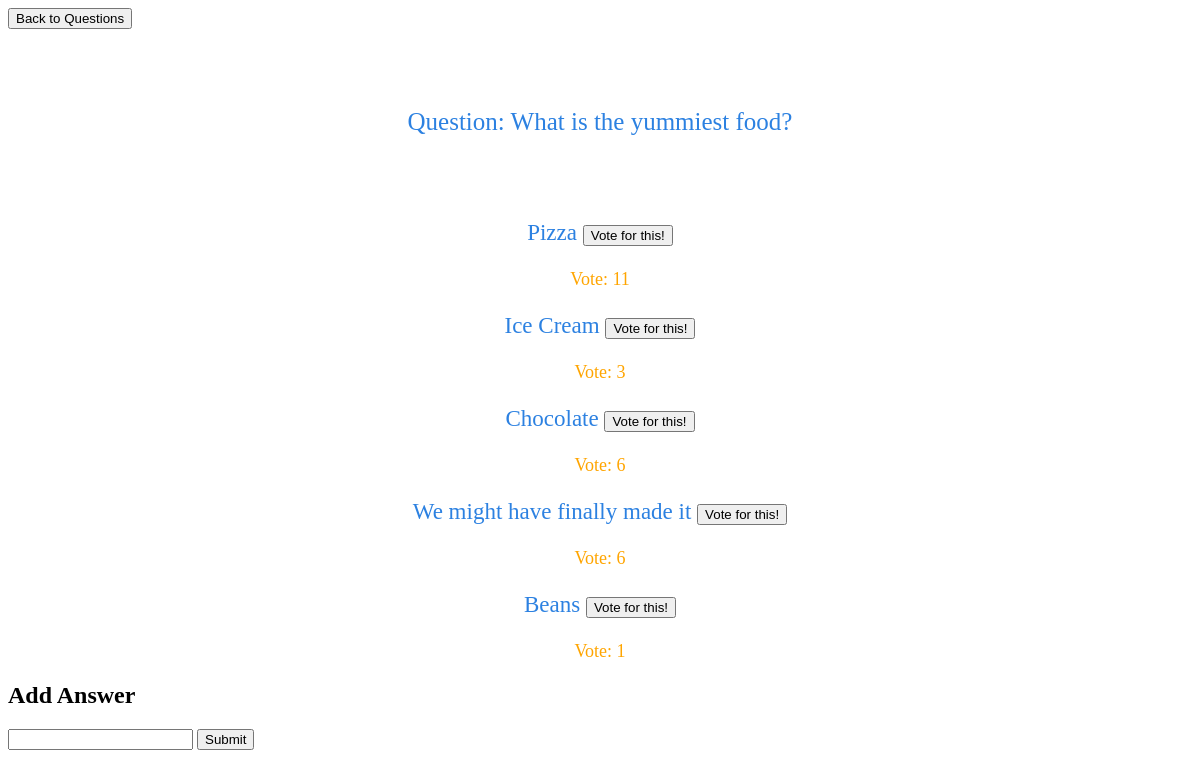
The page /answer_page/1 on the database as committed earlier.
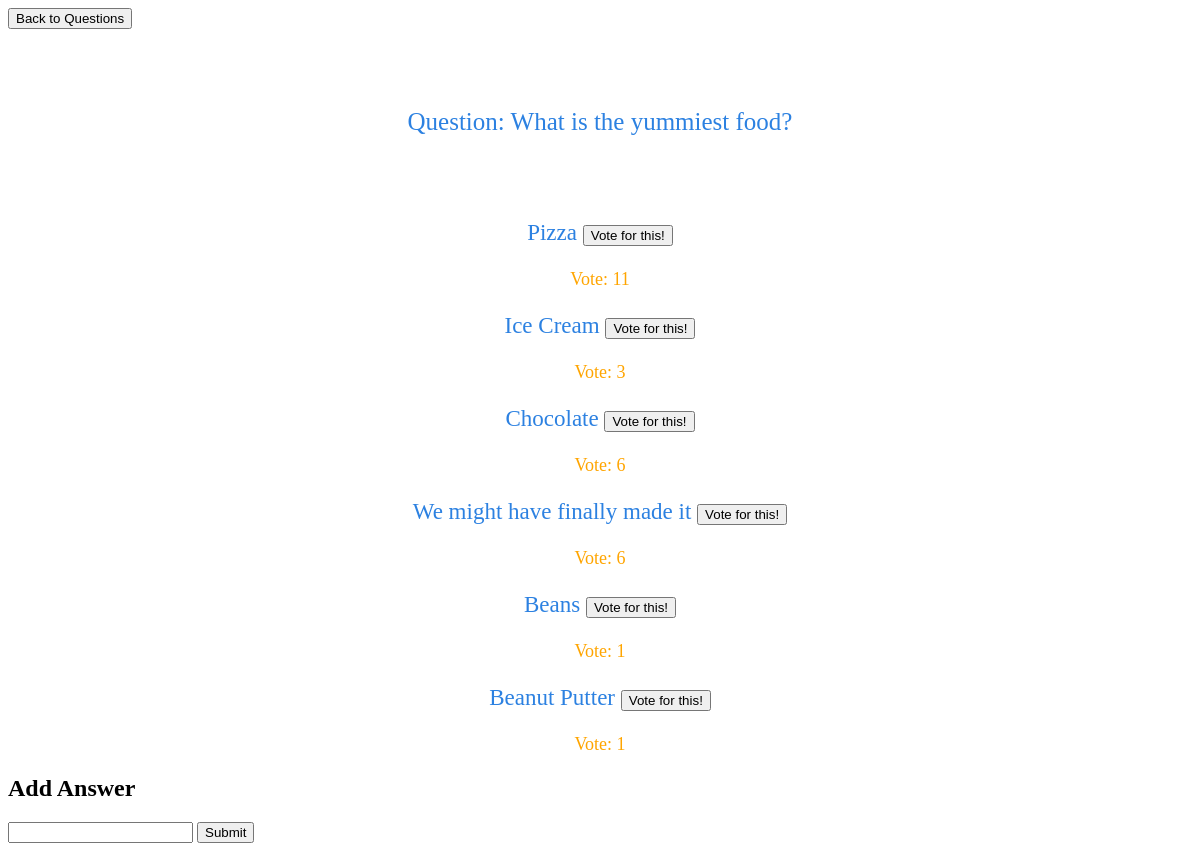
The same page on the database as committed later.
### ratifyApp/models.py (models this page shows, shortened)
class Answer(models.Model):
	question = models.ForeignKey(Question, on_delete=models.CASCADE)
	answer_text = models.CharField(max_length=200)
	num_votes = models.IntegerField(default=0)

### ratifyApp/views.py (the view)
# urls.py: url(r'^answer_page/(?P<question_id>[0-9]+)', views.answer, name="answer"),
def answer(request, question_id):
	question = Question.objects.get(pk=question_id)
	answers = Answer.objects.filter(question_id=question_id)
	context = {"question_text" : question.question_text, "answers" : answers}
	return render(request,"answer_page.html", context)

### ratifyApp/templates/answer_page.html (shortened to what this page needs)
<!DOCTYPE>
<html>
<head>
  {% load static %}
  <link rel="stylesheet" href="{% static 'answer_style.css' %}">
</head>
<body>
<button onClick="go_to_questions()">Back to Questions</button>
<br></br>
<br></br>
<p class="p1">Question: {{question_text}}</p>
<br></br>
<div>
{% for answer in answers %}
	<p class="p2">{{answer.answer_text}}
    <button id="{{answer.pk}}" onClick="vote(this.id)">Vote for this!</button>
  <p class="p3" id="{{answer.num_votes}}">Vote: {{answer.num_votes}}</p>
{% endfor %}
</div>
<h2>Add Answer</h2>
<input id="new_answer_input" type="text" name="answer_text">
<button onClick="add_answer()">Submit</button>
</body>
</html>

Rows that differ between the two databases and show on the page:
added Answer: answer_text "Beanut Putter", num_votes "1"
